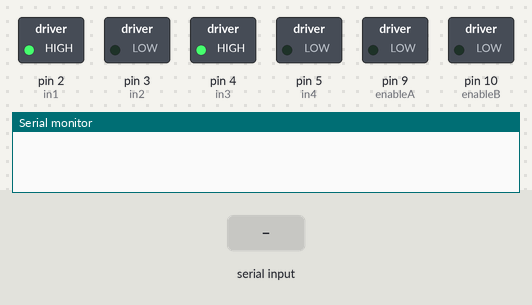
A sketch run on a simulated Arduino Uno, built with avr-gcc and run on an emulated ATmega328P. On the bench: switched loads named in the sketch (green lamp = pin HIGH), the last lines printed to the serial monitor. The test bench sets the inputs (shaded band).

Above: at 1.2 s.
1.3 s: "90,45\n" received over Serial
At 1.6 s:
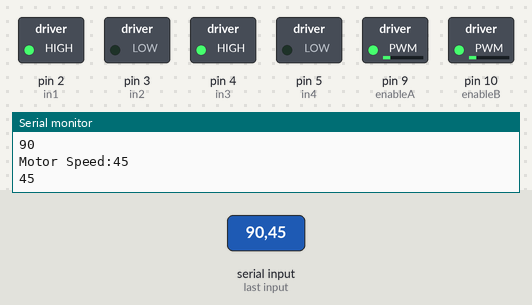
3.8 s: "30,150\n" received over Serial
At 4.6 s:
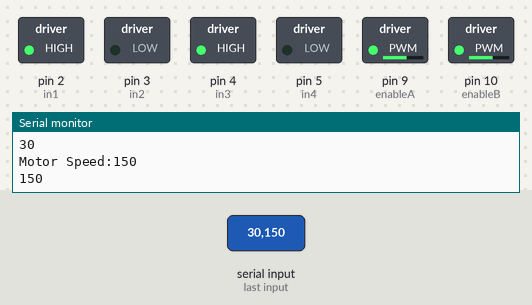
6.3 s: "200\n" received over Serial
At 7.1 s:
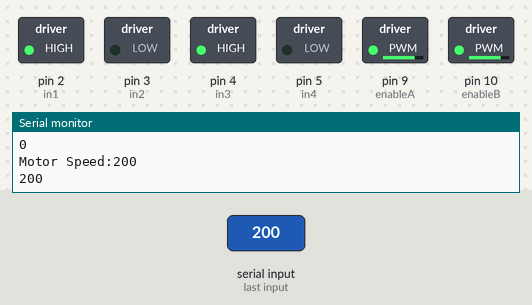
Timing chart, 0 to 9.3 s (numbered marks = the images above; inputs shaded):
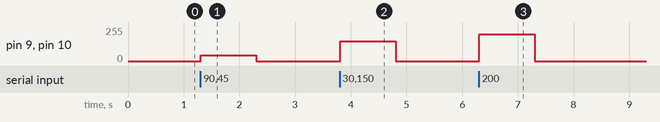

The sketch:

two_slider.ino
```cpp
const int enableA =9;
const int enableB =10;
const int in1 =2;
const int in2 =3;
const int in3 =4;
const int in4 =5;
int motorSpeedA =0;
int motorSpeedB =0;


void setup(){
  pinMode(enableA, OUTPUT);
  pinMode(enableB, OUTPUT);
  pinMode(in1, OUTPUT);
  pinMode(in2, OUTPUT);
  pinMode(in3, OUTPUT);
  pinMode(in4, OUTPUT);
  Serial.begin(9600);
  digitalWrite(in1, HIGH);
  digitalWrite(in2, LOW);
  digitalWrite(in3, HIGH);
  digitalWrite(in4, LOW);
  analogWrite(enableA, 0);
  analogWrite(enableB, 0);
}

void loop(){
  if(Serial.available() > 0){
    int receivedValue = Serial.parseInt();

  if (receivedValue == 255){
    analogWrite(enableA, 0);
    analogWrite(enableB, 0);
    Serial.println("Motor stopped");


  }  else{
    motorSpeedA= constrain(receivedValue, 0, 254);
    motorSpeedB= constrain(receivedValue, 0, 254);
    analogWrite(enableA, motorSpeedA);
    analogWrite(enableA, motorSpeedB);
    analogWrite(enableB, motorSpeedA);
    analogWrite(enableB, motorSpeedB);
    Serial.print("Motor Speed:");
    Serial.println(motorSpeedA);
    Serial.println(motorSpeedB);
  }
  }
}
```

Measured:
- after the input at 1.3 s, pin 9 (enableA), pin 10 (enableB): 0/255 → 45/255 at once, → 0/255 1.0 s later
- after the input at 3.8 s, pin 9 (enableA), pin 10 (enableB): 0/255 → 150/255 at once, → 0/255 1.0 s later
- after the input at 6.3 s, pin 9 (enableA), pin 10 (enableB): 0/255 → 200/255 at once, → 0/255 1.0 s later
